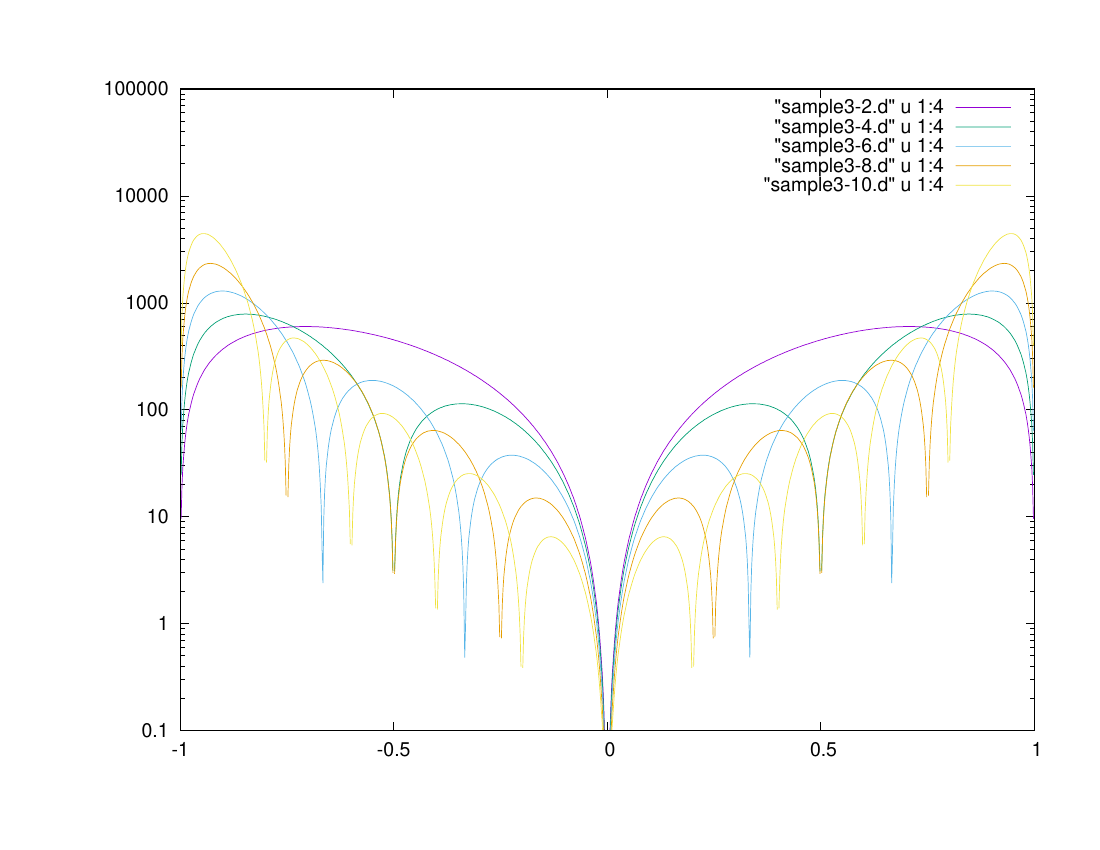

Generate this figure with gnuplot:
set terminal postscript enhanced color
set output "sample3-err.ps"
set logscale y
plot "sample3-2.d" u 1:4 w l,\
"sample3-4.d" u 1:4 w l,\
"sample3-6.d" u 1:4 w l,\
"sample3-8.d" u 1:4 w l,\
"sample3-10.d" u 1:4 w l
set output